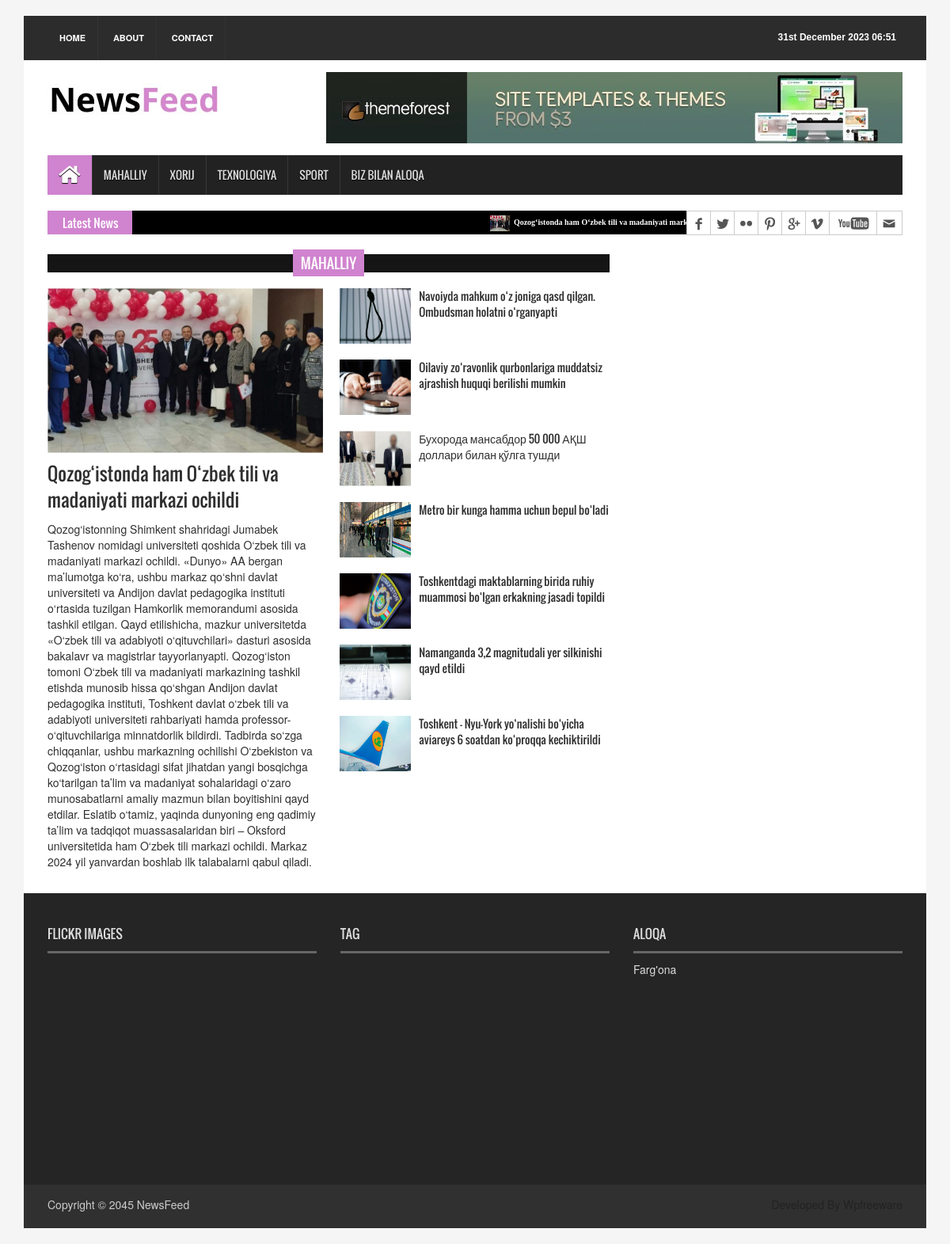
The app's page /menu/local/ with its own data.
### asosiy/models.py (models this page shows, shortened)
class Yangiliklar(models.Model):
    class Status(models.TextChoices):
        Draft = "DF", "Draft"
        Published = "PB", "Published"
    sarlavha = models.CharField(max_length=250)
    sl_url = models.SlugField(max_length=250)
    matn = models.TextField()
    rasm = models.ImageField(upload_to='yangiliklar/rasm')
    category = models.ForeignKey(Category, on_delete=models.CASCADE)
    publish_time = models.DateTimeField(default=timezone.now)
    created_time = models.DateTimeField(auto_now_add=True)
    updated_time = models.DateTimeField(auto_now=True)
    status = models.CharField(max_length=2,
                              choices=Status.choices,
                              default=Status.Draft,
                              )
    class Meta:
        ordering = ["-publish_time"]
    def get_absolute_url(self):
        return reverse("yangilik_detail", args=[self.sl_url])

### asosiy/views.py (the view)
# urls.py: path('local/', MahalliyYangiliklarView.as_view()),
class MahalliyYangiliklarView(ListView):
    model = Yangiliklar
    template_name = 'local.html'
    context_object_name = "local_yangiliklar"
    def get_queryset(self):
        yangiliklar = Yangiliklar.objects.all().filter(category__nom="Mahalliy").order_by("-publish_time")
        return yangiliklar

### asosiy/processor.py (called while the page is built)
def latest_news(request):
    latest_news = Yangiliklar.objects.all().order_by("-publish_time")[:10]
    content = {
        "latest_news": latest_news
    }
    return content

### templates/local.html (shortened to what this page needs)
{% extends 'base.html' %}
{% load static %}
{% block content %}
<section id="contentSection">
    <div class="row">
      <div class="col-lg-8 col-md-8 col-sm-8">
        <div class="left_content">
          <div class="single_post_content">
            <h2><span>Mahalliy</span></h2>
            <div class="single_post_content_left">
              <ul class="business_catgnav  wow fadeInDown">
                {% for mahalliy in local_yangiliklar %}
                  {% if forloop.first %}
                <li>
                  <figure class="bsbig_fig"> <a href="{{mahalliy.get_absolute_url}}" class="featured_img"> <img alt="" src="{{mahalliy.rasm.url}}"> <span class="overlay"></span> </a>
                    <figcaption> <a href="{{mahalliy.get_absolute_url}}">{{ mahalliy.sarlavha }}</a> </figcaption>
                    <p><a href="{{mahalliy.get_absolute_url}}">{{mahalliy.matn}}</a></p>
                  </figure>
                </li>
                    {% endif %}
                {% endfor %}
              </ul>
            </div>
            <div class="single_post_content_right">
              <ul class="spost_nav">
                {% for mahalliy in local_yangiliklar %}
                  {% if forloop.counter > 1 %}
                <li>
                  <div class="media wow fadeInDown"> <a href="{{mahalliy.get_absolute_url}}" class="media-left"> <img alt="" src={{mahalliy.rasm.url}}> </a>
                    <div class="media-body"> <a href="{{mahalliy.get_absolute_url}}" class="catg_title">{{mahalliy.sarlavha}}</a> </div>
                  </div>
                </li>
                      {% endif %}
                {% endfor %}
              </ul>
            </div>
          </div>
        </div>
      </div>
    </div>
</section>
{% endblock content %}

### templates/base.html (shortened to what this page needs)
<!DOCTYPE html>
      {% load static %}
<html>
<head>
<link rel="stylesheet" type="text/css" href="{% static 'css/bootstrap.min.css' %}">
<link rel="stylesheet" type="text/css" href="{% static 'css/font-awesome.min.css' %}">
<link rel="stylesheet" type="text/css" href="{% static 'css/animate.css' %}">
<link rel="stylesheet" type="text/css" href="{% static 'css/font.css' %}">
<link rel="stylesheet" type="text/css" href="{% static 'css/li-scroller.css' %}">
<link rel="stylesheet" type="text/css" href="{% static 'css/slick.css' %}">
<link rel="stylesheet" type="text/css" href="{% static 'css/jquery.fancybox.css' %}">
<link rel="stylesheet" type="text/css" href="{% static 'css/theme.css' %}">
<link rel="stylesheet" type="text/css" href="{% static 'css/style.css' %}">
</head>
<body>
<div class="container">
  <header id="header">
    <div class="row">
      <div class="col-lg-12 col-md-12 col-sm-12">
        <div class="header_top">
          <div class="header_top_left">
            <ul class="top_nav">
              <li><a href="/menu/news/">Home</a></li>
              <li><a href="/menu/about/">About</a></li>
              <li><a href="/menu/contact/">Contact</a></li>
            </ul>
          </div>
          <div class="header_top_right">
            <p>{% now "jS F Y H:i" %}</p>
          </div>
        </div>
      </div>
      <div class="col-lg-12 col-md-12 col-sm-12">
        <div class="header_bottom">
          <div class="logo_area"><a href="index.html" class="logo"><img src="{% static 'images/logo.jpg' %}" alt=""></a></div>
          <div class="add_banner"><a href="#"><img src="{% static 'images/addbanner_728x90_V1.jpg' %}" alt=""></a></div>
        </div>
      </div>
    </div>
  </header>
  <section id="navArea">
    <nav class="navbar navbar-inverse" role="navigation">
      <div id="navbar" class="navbar-collapse collapse">
        <ul class="nav navbar-nav main_nav">
          <li class="active"><a href="/menu/news/"><span class="fa fa-home desktop-home"></span><span class="mobile-show">Home</span></a></li>
          <li><a href="/menu/local/">Mahalliy</a></li>
          <li><a href="/menu/foreign/">Xorij</a>
          <li><a href="/menu/technology/">Texnologiya</a></li>
          <li><a href="/memu/sport/">Sport</a></li>
          <li><a href="/menu/contact/">Biz bilan aloqa</a></li>
        </ul>
      </div>
    </nav>
  </section>
  <section id="newsSection">
    <div class="row">
      <div class="col-lg-12 col-md-12">
        <div class="latest_newsarea"> <span>Latest News</span>
          <ul id="ticker01" class="news_sticker">
            {% for i in latest_news %}
            <li><a href="#"><img src={{i.rasm.url}} alt="">{{i.sarlavha}}</a></li>
            {% endfor %}
          </ul>
          <div class="social_area">
            <ul class="social_nav">
              <li class="facebook"><a href="#"></a></li>
              <li class="twitter"><a href="#"></a></li>
              <li class="flickr"><a href="#"></a></li>
              <li class="pinterest"><a href="#"></a></li>
              <li class="googleplus"><a href="#"></a></li>
              <li class="vimeo"><a href="#"></a></li>
              <li class="youtube"><a href="#"></a></li>
              <li class="mail"><a href="#"></a></li>
            </ul>
          </div>
        </div>
      </div>
    </div>
  </section>
      {% block content %}
      {% endblock content %}
  <footer id="footer">
    <div class="footer_top">
      <div class="row">
        <div class="col-lg-4 col-md-4 col-sm-4">
          <div class="footer_widget wow fadeInLeftBig">
            <h2>Flickr Images</h2>
          </div>
        </div>
        <div class="col-lg-4 col-md-4 col-sm-4">
          <div class="footer_widget wow fadeInDown">
            <h2>Tag</h2>
          </div>
        </div>
        <div class="col-lg-4 col-md-4 col-sm-4">
          <div class="footer_widget wow fadeInRightBig">
            <h2>Aloqa</h2>
            <p>Farg'ona</p>
          </div>
        </div>
      </div>
    </div>
    <div class="footer_bottom">
      <p class="copyright">Copyright &copy; 2045 <a href="index.html">NewsFeed</a></p>
      <p class="developer">Developed By Wpfreeware</p>
    </div>
  </footer>
</div>
</body>

### static/css/li-scroller.css (style rules this page uses)
ul.newsticker { position:relative; left:750px; font:bold 10px Verdana; list-style-type:none; margin:0; padding:0 }
ul.newsticker li { float:left; margin:0; padding:0 }
ul.newsticker a { white-space:nowrap; padding:0; color:#fff; margin:0 50px 0 0 }
ul.newsticker a > img { height:20px; margin-right:5px; width:25px }

### static/css/theme.css (style rules this page uses)
.navbar-inverse .navbar-nav > .active > a, .navbar-inverse .navbar-nav > .active > a:hover, .navbar-inverse .navbar-nav > .active > a:focus { background-color:#d083cf }
.latest_newsarea span { background:none repeat scroll 0 0 #d083cf }
.single_post_content > h2 span { background:none repeat scroll 0 0 #d083cf }

### records on screen
Yangiliklar: rasm (picture), sarlavha "Qozog‘istonda ham O‘zbek tili va madaniyati markazi ochildi", matn "Qozog‘istonning Shimkent shahridagi Jumabek Tashenov nomidagi universiteti qoshida O‘zbek tili va madaniyati markazi ochildi. «Dunyo» AA bergan ma’lumotga ko‘ra, ushbu markaz qo‘shni davlat universiteti va Andijon davlat pedagogika instituti o‘rtasida tuzilgan Hamkorlik memorandumi asosida tashkil etilgan. Qayd etilishicha, mazkur universitetda «O‘zbek tili va adabiyoti o‘qituvchilari» dasturi asosida bakalavr va magistrlar tayyorlanyapti. Qozog‘iston tomoni O‘zbek tili va madaniyati markazining tashkil etishda munosib hissa qo‘shgan Andijon davlat pedagogika instituti, Toshkent davlat o‘zbek tili va adabiyoti universiteti rahbariyati hamda professor-o‘qituvchilariga minnatdorlik bildirdi.…"
Yangiliklar: rasm (picture), sarlavha "Navoiyda mahkum o‘z joniga qasd qilgan. Ombudsman holatni o‘rganyapti"
Yangiliklar: rasm (picture), sarlavha "Oilaviy zo‘ravonlik qurbonlariga muddatsiz ajrashish huquqi berilishi mumkin"
Yangiliklar: rasm (picture), sarlavha "Бухорода мансабдор 50 000 АҚШ доллари билан қўлга тушди"
Yangiliklar: rasm (picture), sarlavha "Metro bir kunga hamma uchun bepul bo‘ladi"
Yangiliklar: rasm (picture), sarlavha "Toshkentdagi maktablarning birida ruhiy muammosi bo‘lgan erkakning jasadi topildi"
Yangiliklar: rasm (picture), sarlavha "Namanganda 3,2 magnitudali yer silkinishi qayd etildi"
Yangiliklar: rasm (picture), sarlavha "Toshkent – Nyu-York yo‘nalishi bo‘yicha aviareys 6 soatdan ko‘proqqa kechiktirildi"
